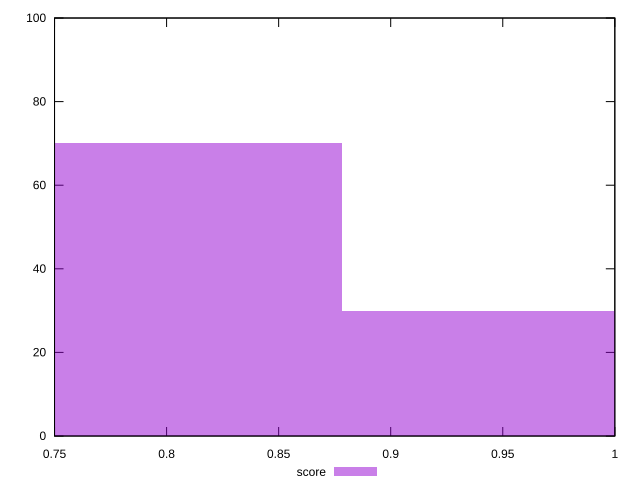

Generate this figure with gnuplot:
reset

$score <<EOF
0.8106657279481064 70
0.9457766826061241 30
EOF

set key outside below
set boxwidth 0.13511095465801773
set xrange [0.75:1]
set yrange [0:100]
set trange [0:100]
set style fill transparent solid 0.5 noborder
set terminal svg size 640, 490 enhanced background rgb 'white'
set output "reprap/uses-optimized-images/samples/pages/score/histogram.svg"

plot $score title "score" with boxes

reset
